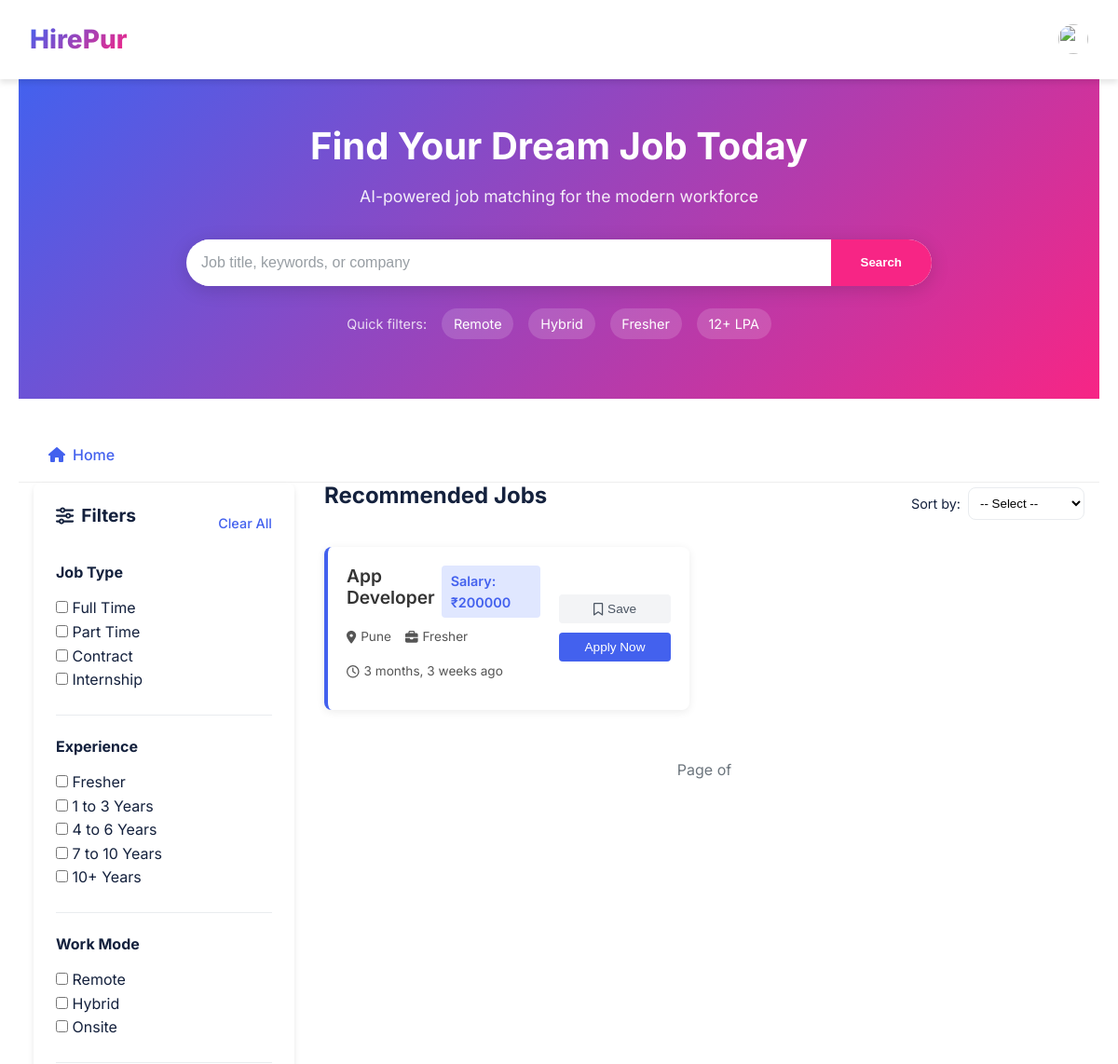
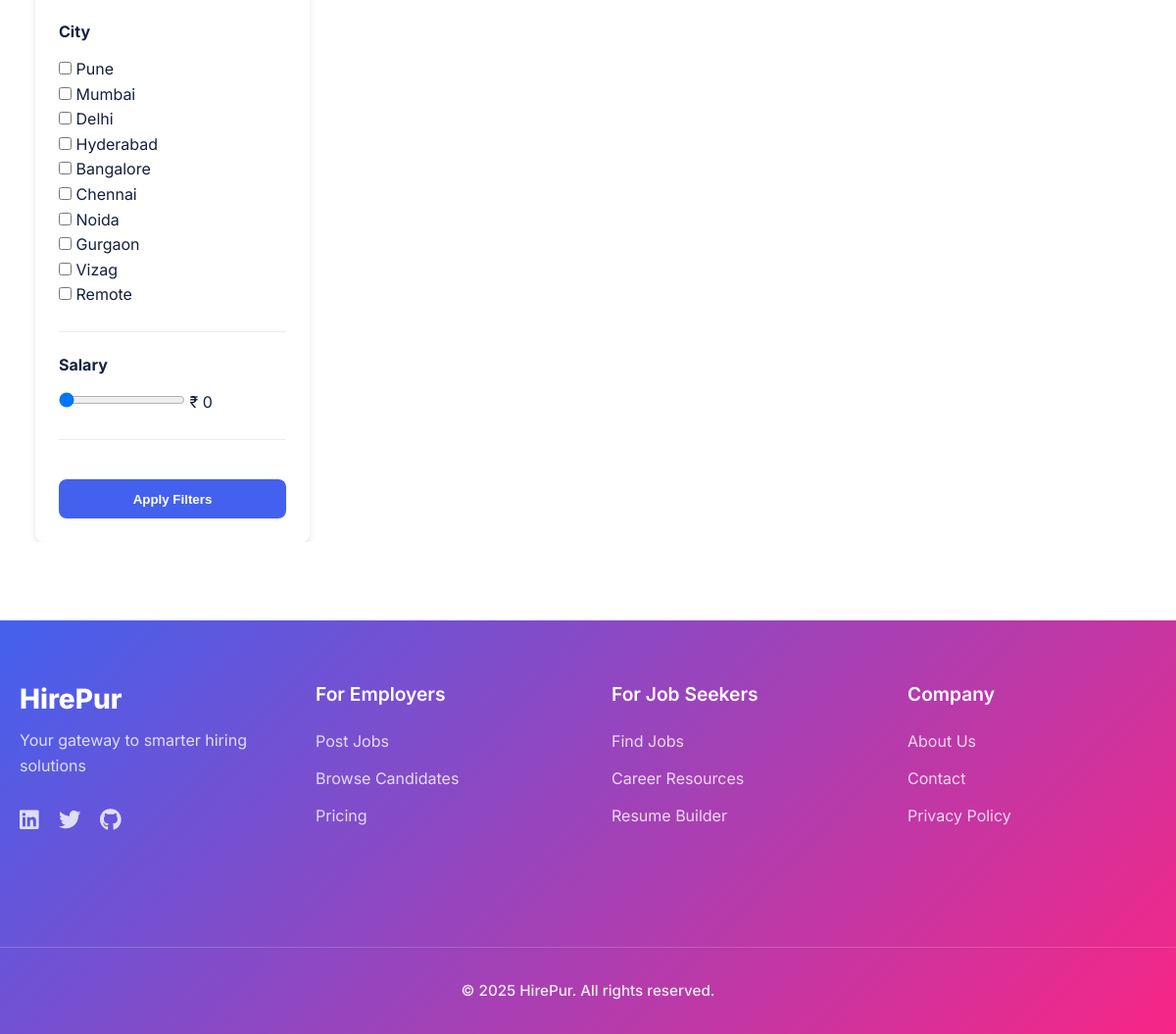
The page /home/?experience=fresher (signed in) on the database its author committed (2 pictures, top to bottom).
### main/models.py (models this page shows, shortened)
class Job(models.Model):
    JOB_TYPE_CHOICES = [
        ('full-time', 'Full Time'),
        ('part-time', 'Part Time'),
        ('contract', 'Contract'),
        ('internship', 'Internship'),
    ]
    WORK_MODE_CHOICES = [
        ('remote', 'Remote'),
        ('hybrid', 'Hybrid'),
        ('onsite', 'Onsite'),
    ]
    EXPERIENCE_CHOICES = [
        ('fresher', 'Fresher'),
        ('1-3', '1 to 3 Years'),
        ('4-6', '4 to 6 Years'),
        ('7-10', '7 to 10 Years'),
        ('10+', '10+ Years'),
    ]
    CITY_CHOICES = [
        ('pune', 'Pune'),
        ('mumbai', 'Mumbai'),
        ('delhi', 'Delhi'),
        ('hyderabad', 'Hyderabad'),
        ('bangalore', 'Bangalore'),
        ('chennai', 'Chennai'),
        ('noida', 'Noida'),
        ('gurgaon', 'Gurgaon'),
        ('vizag', 'Vizag'),
        ('remote', 'Remote'),
    ]
    employer = models.ForeignKey(EmployerProfile, on_delete=models.CASCADE)
    title = models.CharField(max_length=255)
    description = models.TextField()
    location = models.CharField(max_length=255, choices=CITY_CHOICES)
    job_type = models.CharField(max_length=20, choices=JOB_TYPE_CHOICES)
    work_mode = models.CharField(max_length=20, choices=WORK_MODE_CHOICES)
    salary = models.PositiveIntegerField()
    experience_required = models.CharField(max_length=100, choices=EXPERIENCE_CHOICES)
    posted_on = models.DateTimeField(auto_now_add=True)

### main/views.py (the view, shortened to what this page needs)
# urls.py: 2. Add a URL to urlpatterns:  path('', views.home, name='home')
@login_required
def home(request):
    jobs = Job.objects.all()
    q=request.GET.get('q')
    job_types = request.GET.getlist('job_type')
    work_modes = request.GET.getlist('work_mode')
    experiences = request.GET.getlist('experience')
    locations = request.GET.getlist('location')
    salary = request.GET.get('salary')
    sort_by = request.GET.get('sort_by')
    if sort_by == 'newest':
        jobs = jobs.order_by('-posted_on')
    elif sort_by == 'salary_high':
        jobs = jobs.order_by('-salary')
    elif sort_by == 'salary_low':
        jobs = jobs.order_by('salary')
    if job_types:
        jobs = jobs.filter(job_type__in=job_types)
    if work_modes:
        jobs = jobs.filter(work_mode__in=work_modes)
    if experiences:
        jobs = jobs.filter(experience_required__in=experiences)
    if locations:
        jobs = jobs.filter(location__in=locations)
    if salary:
        try:
            salary_value = int(salary)
            jobs = jobs.filter(salary__gte=salary_value)
        except ValueError:
            pass  # if invalid, ignore
    paginator = Paginator(jobs, 6)
    page = request.GET.get('page')
    jobs_paginated = paginator.get_page(page)
    user_type = 'unknown'
    profile = None
    try:
        if hasattr(request.user, 'employerprofile'):
            profile = EmployerProfile.objects.get(user=request.user)
            user_type = 'employer'
        elif hasattr(request.user, 'jobseekerprofile'):
            profile = JobSeekerProfile.objects.get(user=request.user)
            user_type = 'seeker'
    except Exception as e:
        print(f"Profile error: {e}")
    context = {
        'jobs': jobs_paginated,
        'selected_job_types': job_types,
        'selected_work_modes': work_modes,
        'selected_experiences': experiences,
        'selected_locations': locations,
        'salary': salary,
        'job_type_choices': Job.JOB_TYPE_CHOICES,
        'experience_choices': Job.EXPERIENCE_CHOICES,
        'work_mode_choices': Job.WORK_MODE_CHOICES,
        'city_choices': Job.CITY_CHOICES,
        'user_type': user_type,
        'profile': profile,
        'sort_by': sort_by,
        'jobs': jobs,
    }
    return render(request, 'main/home.html', context)

### main/templates/main/home.html (shortened to what this page needs)
{% extends "main/base.html" %}
{% load static %}
{% block content %}
<div class="home-container">
    <section class="search-hero">
        <div class="search-container">
            <h1>Find Your <span>Dream Job</span> Today</h1>
            <p style="color:white;">AI-powered job matching for the modern workforce</p>
            <form class="search-form" method="GET" action="{% url 'home' %}">
                <div class="search-input-group">
                    <i class="fas fa-search"></i>
                    <input type="text" name="q" placeholder="Job title, keywords, or company" value="{{ request.GET.q }}">
                   <button
                    type="submit"
                    class="search-btn"
                    style="background: var(--accent-color); color: white;"
                    onmouseover="this.style.color='var(--accent-color)';this.style.backgroundColor='white'"
                    onmouseout="this.style.color='white';this.style.backgroundColor='var(--accent-color)'"
                    >
                        Search
                    </button>
                </div>
            </form>
            <div class="quick-filters">
                <span>Quick filters:</span>
                <a href="?job_type=remote">Remote</a>
                <a href="?job_type=hybrid">Hybrid</a>
                <a href="?experience=fresher">Fresher</a>
                <a href="?salary=120000+">12+ LPA</a>
            </div>
        </div>
    </section>
    <div class="user-nav">
    <div class="user-nav-links">
        <a href="{% url 'home' %}" class="{% if request.path == '/home/' %}active{% endif %}">
            <i class="fas fa-home"></i> Home
        </a>
    </div>
</div>
    <div class="home-main">
<aside class="filters-sidebar">
    <form method="GET" action="{% url 'home' %}">
        <div class="filters-header">
            <h3><i class="fas fa-sliders-h"></i> Filters</h3>
            <a href="{% url 'home' %}" class="clear-filters">Clear All</a>
        </div>
        <div class="filter-group">
            <h4>Job Type</h4>
            {% for value, label in job_type_choices %}
                <label>
                    <input type="checkbox" name="job_type" value="{{ value }}"
                        {% if value in selected_job_types %}checked{% endif %}>
                    {{ label }}
                </label><br>
            {% endfor %}
        </div>
        <div class="filter-group">
            <h4>Experience</h4>
            {% for value, label in experience_choices %}
                <label>
                    <input type="checkbox" name="experience" value="{{ value }}"
                        {% if value in selected_experience %}checked{% endif %}>
                    {{ label }}
                </label><br>
            {% endfor %}
        </div>
        <div class="filter-group">
            <h4>Work Mode</h4>
            {% for value, label in work_mode_choices %}
                <label>
                    <input type="checkbox" name="work_mode" value="{{ value }}"
                        {% if value in selected_work_modes %}checked{% endif %}>
                    {{ label }}
                </label><br>
            {% endfor %}
        </div>
        <div class="filter-group">
            <h4>City</h4>
            {% for value, label in city_choices %}
                <label>
                    <input type="checkbox" name="location" value="{{ value }}"
                        {% if value in selected_locations %}checked{% endif %}>
                    {{ label }}
                </label><br>
            {% endfor %}
        </div>
        <div class="filter-group">
            <h4>Salary</h4>
            <input type="range" name="salary" min="0" max="200000" step="1000"
                value="{{ request.GET.salary|default:0 }}" oninput="document.getElementById('salaryValue').innerText = this.value">
            <span>₹ <span id="salaryValue">{{ request.GET.salary|default:"0" }}</span></span>
        </div>
        <button type="submit" class="apply-filters">Apply Filters</button>
    </form>
</aside>
        <main class="job-listings">
            <div class="listings-header">
                <h2>{% if request.GET.q %}Results for "{{ request.GET.q }}"{% else %}Recommended Jobs{% endif %}</h2>
                <form method="get" id="filterForm">
                <div class="sort-options">
                    <span>Sort by:</span>
                    <select name="sort_by" id="sortSelect" onchange="this.form.submit()">
                        <option value="">-- Select --</option>
                    </select>
                </div>
            </form>
            </div>
            {% if jobs %}
            <div class="jobs-grid">
                {% for job in jobs %}
                    {% include 'main/partials/_job_card.html' with job=job %}
                {% endfor %}
            </div>
            <div class="pagination">
                <span class="current-page">
                    Page {{ jobs.number }} of {{ jobs.paginator.num_pages }}
                </span>
            </div>
            {% endif %}
        </main>
    </div>
</div>
{% endblock %}

### main/templates/main/partials/_job_card.html (shortened to what this page needs)
<div class="job-card-modern" onclick="window.location='{% url 'job_detail' job.id %}'">
    <div class="job-card-content-modern">
        <div class="job-header-modern">
            <div class="job-title-company">
                <h3>{{ job.title }}</h3>
            </div>
            <div class="salary-modern">Salary: ₹{{ job.salary }}</div>
        </div>
        <div class="job-meta-modern">
            <span><i class="fas fa-map-marker-alt"></i> {{ job.get_location_display|title }}</span>
            <span><i class="fas fa-briefcase"></i> {{ job.get_experience_required_display }}</span>
            <span><i class="far fa-clock"></i> {{ job.posted_on|timesince }} ago</span>
        </div>
    </div>
    <div class="job-actions-modern">
        <button class="save-btn-modern" onclick="event.stopPropagation()">
            <i class="far fa-bookmark"></i> Save
        </button>
        {% if user.is_authenticated %}
            {% if user.user_type == 'seeker' or not user == job.employer %}
                <button class="apply-btn-modern"
                        onclick="event.stopPropagation(); window.location='{% url 'apply_to_job' job.id %}'">
                    Apply Now
                </button>
            {% endif %}
        {% else %}
            <button class="login-btn-modern"
                    onclick="event.stopPropagation(); window.location='{% url 'login' %}?next={% url 'job_detail' job.id %}'">
                Login to Apply
            </button>
        {% endif %}
    </div>
</div>

### main/static/css/landing.css (style rules this page uses)
.jobs-grid { display: grid; grid-template-columns: repeat(auto-fill, minmax(350px, 1fr)); gap: 1.5rem; }

### main/static/css/home.css (style rules this page uses)
.home-container { max-width: 100%; overflow-x: hidden; }
.search-hero { background: linear-gradient(135deg, var(--primary-color) 0%, var(--accent-color) 100%); padding: 3rem 1rem 4rem; color: white; text-align: center; position: relative; margin-bottom: 2rem; }
.search-hero::after { content: ''; position: absolute; bottom: -50px; left: 0; right: 0; height: 50px; background-size: cover; background-repeat: no-repeat; }
.search-container { max-width: 800px; margin: 0 auto; }
.search-hero h1 { font-size: 2.5rem; font-weight: 700; margin-bottom: 1rem; }
.search-hero h1 span { color: var(--accent-light); }
.search-hero p { font-size: 1.1rem; margin-bottom: 2rem; opacity: 0.9; }
.search-form { margin-bottom: 1.5rem; }
.search-input-group { display: flex; background: white; border-radius: 50px; overflow: hidden; box-shadow: 0 4px 20px rgba(0, 0, 0, 0.15); }
.search-input-group input { flex: 1; padding: 1rem 0; border: none; outline: none; font-size: 1rem; }
.search-input-group input::placeholder { color: var(--text-secondary); opacity: 0.7; }
.search-btn { background: var(--accent-color); color: white; border: none; padding: 0 2rem; font-weight: 600; cursor: pointer; transition: var(--transition); }
.quick-filters { display: flex; justify-content: center; align-items: center; flex-wrap: wrap; gap: 0.5rem 1rem; font-size: 0.9rem; }
.quick-filters span { opacity: 0.8; }
.quick-filters a { color: white; text-decoration: none; padding: 0.3rem 0.8rem; background: rgba(255, 255, 255, 0.15); border-radius: 20px; transition: var(--transition); }
.home-main { display: flex; max-width: 1400px; margin: 0 auto; padding: 0 1rem; gap: 2rem; }
.filters-sidebar { flex: 0 0 280px; background: white; border-radius: var(--border-radius); padding: 1.5rem; box-shadow: var(--box-shadow); height: fit-content; position: sticky; top: 1rem; }
.filters-header { display: flex; justify-content: space-between; align-items: center; margin-bottom: 1.5rem; }
.filters-header h3 { font-size: 1.2rem; display: flex; align-items: center; gap: 0.5rem; }
.clear-filters { background: none; border: none; color: var(--primary-color); font-weight: 500; cursor: pointer; font-size: 0.9rem; }
.filter-group { margin-bottom: 1.5rem; padding-bottom: 1.5rem; border-bottom: 1px solid var(--light-gray); }
.filter-group h4 { font-size: 1rem; margin-bottom: 1rem; color: var(--text-primary); }
.apply-filters { width: 100%; padding: 0.8rem; background: var(--primary-color); color: white; border: none; border-radius: var(--border-radius); font-weight: 600; margin-top: 1rem; cursor: pointer; transition: var(--transition); }
.job-listings { flex: 1; }
.listings-header { display: flex; justify-content: space-between; align-items: center; margin-bottom: 1.5rem; }
.listings-header h2 { font-size: 1.5rem; color: var(--text-primary); }
.sort-options { display: flex; align-items: center; gap: 0.5rem; font-size: 0.9rem; }
.sort-options select { padding: 0.5rem; border-radius: var(--border-radius); border: 1px solid var(--light-gray); background: white; cursor: pointer; }
.jobs-grid { display: grid; grid-template-columns: repeat(auto-fill, minmax(350px, 1fr)); gap: 1.5rem; margin-bottom: 2rem; }
.pagination { display: flex; justify-content: center; align-items: center; gap: 0.5rem; margin-top: 2rem; }
.current-page { padding: 0 1rem; color: var(--text-secondary); }
.user-nav { display: flex; justify-content: space-between; align-items: center; padding: 0.5rem 2rem; background: white; border-bottom: 1px solid #eee; }
.user-nav-links { display: flex; gap: 1.5rem; }
.user-nav-links a { display: flex; align-items: center; gap: 0.5rem; color: var(--text-secondary); text-decoration: none; padding: 0.5rem 0; }
.user-nav-links a.active { color: var(--primary-color); font-weight: 500; }
a { text-decoration: none !important; }

### main/static/css/profile.css (style rules this page uses)
:root { --primary-color: #ff6b9a; --primary-dark: #e05584; --primary-light: #ffd6e5; --secondary-color: #a18fff; --white: #ffffff; --light-gray: #f9f9f9; --medium-gray: #e0e0e0; --text-primary: #2d2d2d; --text-secondary: #5a5a5a; --gradient-start: #ff6b9a; --gradient-end: #a18fff; --success-color: #4cc9f0; }

### rows shown on the page
Job: title "App Developer", salary "200000", location "Pune", experience_required "Fresher", posted_on "3 months, 3 weeks", shows "Apply Now"

### other values the page prints
{{ label }} "Full Time" "Part Time" "Contract" "Internship"
{{ label }} "Fresher" "1 to 3 Years" "4 to 6 Years" "7 to 10 Years" "10+ Years"
{{ label }} "Remote" "Hybrid" "Onsite"
{{ label }} "Pune" "Mumbai" "Delhi" "Hyderabad" "Bangalore" "Chennai" "Noida" "Gurgaon" "Vizag" "Remote"
{{ request.GET.salary|default:"0" }} "0"
